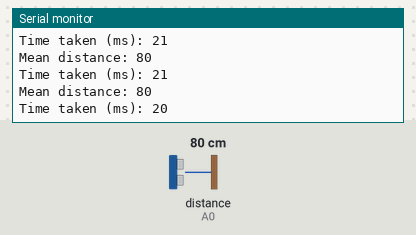
A sketch run on a simulated Arduino Uno, built with avr-gcc and run on an emulated ATmega328P. Parts: the last lines printed to the serial monitor. The inputs (shaded band) are chosen by the test bench; at power-on: distance to the obstacle (sensor on A0) 80 cm.

Above: at 1.8 s.
1.9 s: distance to the obstacle (sensor on A0) set to 2 cm
At 2.5 s:
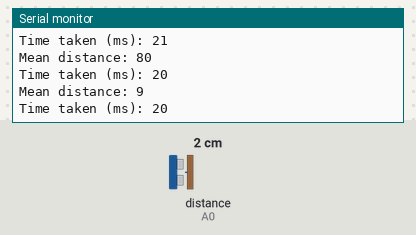
3.4 s: distance to the obstacle (sensor on A0) set to 18 cm
At 4.1 s:
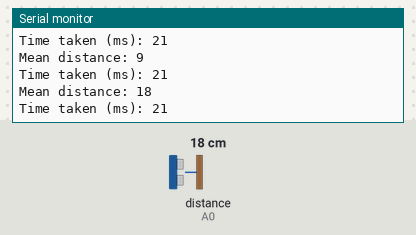
Timing chart, 0 to 6.4 s (numbered marks = the images above; inputs shaded):
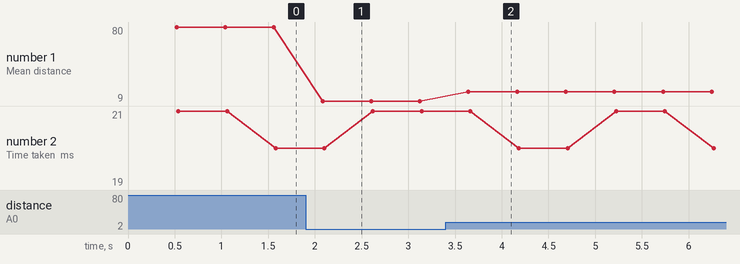

Measured:
- after the input at 1.9 s, the serial monitor: prints a new line after 0.18 s (image 1)
- after the input at 3.4 s, the serial monitor: prints a new line after 0.24 s (image 2)
- plotted number 1: 80 → 9 after the input at 1.9 s, 9 → 18 after the input at 3.4 s

The sketch:

IR_feather.ino
```cpp
 /*
 * Sharp IR (infrared) distance measurement module for Arduino
 * Measures the distance in cm.

 * Watch the video https://youtu.be/GL8dkw1NbMc

 *  *

Original library: https://github.com/guillaume-rico/SharpIR

Updated by by Ahmad Nejrabi for Robojax.com
on Feb 03, 2018 at 07:34 in Ajax, Ontario, Canada
 * Permission granted to share this code given that this
 * note is kept with the code.
 * Disclaimer: this code is "AS IS" and for educational purpose only.
 *
 /*
/*


 */
  // Sharp IR code for Robojax.com
#include <SharpIR.h>

const byte IR =  A0; // define signal pin
const int model = 1080; // used 1080 because model GP2Y0A21YK0F is used
// Sharp IR code for Robojax.com
// ir: the pin where your sensor is attached
// model: an int that determines your sensor:  1080 for GP2Y0A21Y
//                                            20150 for GP2Y0A02Y
//                                            430 for GP2Y0A41SK
/*
2 to 15 cm GP2Y0A51SK0F  use 1080
4 to 30 cm GP2Y0A41SK0F / GP2Y0AF30 series  use 430
10 to 80 cm GP2Y0A21YK0F  use 1080
10 to 150 cm GP2Y0A60SZLF use 10150
20 to 150 cm GP2Y0A02YK0F use 20150
100 to 550 cm GP2Y0A710K0F  use 100550

 */

SharpIR SharpIR(IR, model);
void setup() {
    // Sharp IR code for Robojax.com
 Serial.begin(9600);
 Serial.println("Robojax Sharp IR  ");
}

void loop() {
    // Sharp IR code for Robojax.com
    delay(500);

  unsigned long startTime=millis();  // takes the time before the loop on the library begins

  int dis=SharpIR.distance();  // this returns the distance to the object you're measuring

  // Sharp IR code for Robojax.com

  Serial.print("Mean distance: ");  // returns it to the serial monitor
  Serial.println(dis);
  //Serial.println(analogRead(A0));
  unsigned long endTime=millis()-startTime;  // the following gives you the time taken to get the measurement
 Serial.print("Time taken (ms): ");
 Serial.println(endTime);
     // Sharp IR code for Robojax.com

}
```
